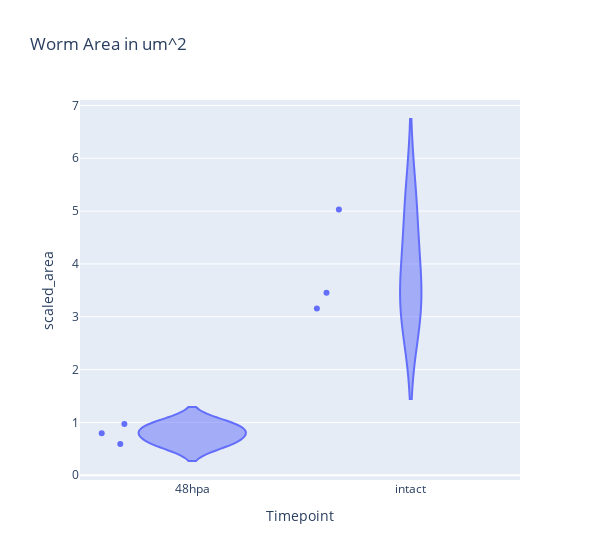

The notebook cell saved with this chart:
### Markdown cell above
There are a variety of different plots we can use from plotly, and if you want to learn more about pandas/plotly we will be offering a course on that shortly after this one.

### Code cell
px.violin(df, x='Timepoint', y='scaled_area', points='all',hover_data=['file'], width=600, title='Worm Area in um^2')

### Figure 1 — Plotly figure (JSON) as saved in the notebook; plotly's stock layout.template omitted (floating-point values rounded to 4 significant figures)
{"data": [{"alignmentgroup": "True", "box": {"visible": false}, "customdata": [["files\\48hpa\\Plate000_Well2_Object4.tif_projection.tif"], ["files\\48hpa\\Plate000_Well2_Object6.tif_projection.tif"], ["files\\48hpa\\Plate000_Well2_Object9.tif_projection.tif"], ["files\\intact\\Plate000_Well1_Object3.tif_projection.tif"], ["files\\intact\\Plate000_Well1_Object4.tif_projection.tif"], ["files\\intact\\Plate000_Well1_Object6.tif_projection.tif"]], "hovertemplate": "Timepoint=%{x}<br>scaled_area=%{y}<br>file=%{customdata[0]}<extra></extra>", "legendgroup": "", "marker": {"color": "#636efa"}, "name": "", "offsetgroup": "", "orientation": "v", "points": "all", "scalegroup": "True", "showlegend": false, "type": "violin", "x": ["48hpa", "48hpa", "48hpa", "intact", "intact", "intact"], "x0": " ", "xaxis": "x", "y": [0.9702, 0.7946, 0.5921, 3.453, 5.031, 3.158], "y0": " ", "yaxis": "y"}], "layout": {"legend": {"tracegroupgap": 0}, "title": {"text": "Worm Area in um^2"}, "violinmode": "group", "width": 600, "xaxis": {"anchor": "y", "domain": [0, 1], "title": {"text": "Timepoint"}}, "yaxis": {"anchor": "x", "domain": [0, 1], "title": {"text": "scaled_area"}}}}
